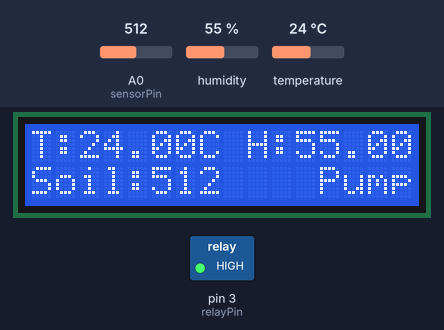
A sketch run on a simulated Arduino Uno, built with avr-gcc and run on an emulated ATmega328P. On the bench: 16×2 character LCD, switched loads named in the sketch (green lamp = pin HIGH). Inputs (shaded band) come from the test bench; at power-on: A0 (sensorPin) = 512, humidity 55 %, temperature 24 °C. What the sketch prints to the serial monitor is not drawn.

Above: at 3.2 s.
3.3 s: A0 (sensorPin) set to 412
At 5.5 s:
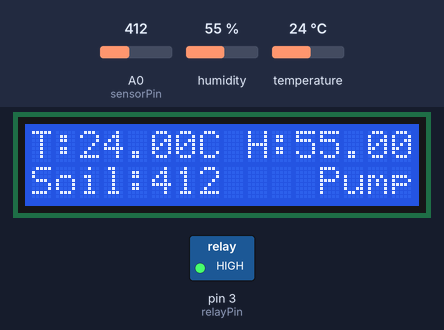
6.0 s: A0 (sensorPin) set to 390
At 6.9 s:
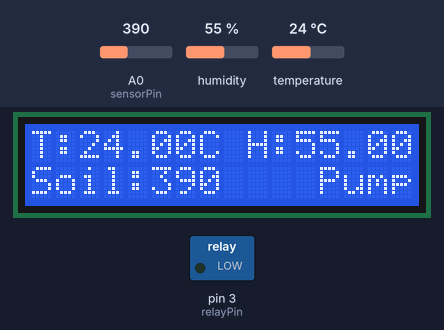
8.7 s: humidity set to 22 %
At 11.0 s:
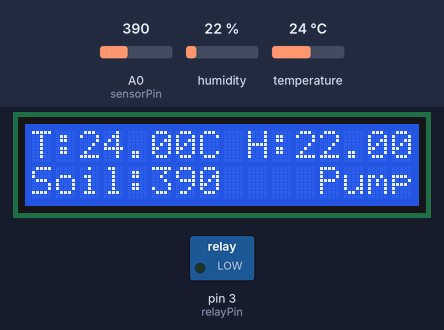
11.7 s: temperature set to 12 °C
At 13.6 s:
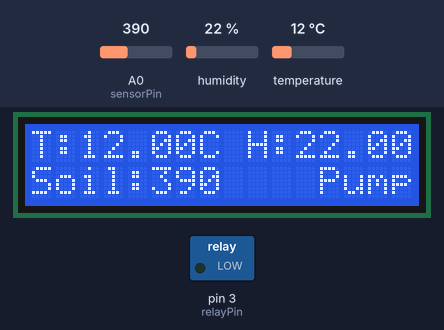
14.4 s: humidity set to 40 %
At 17.5 s:
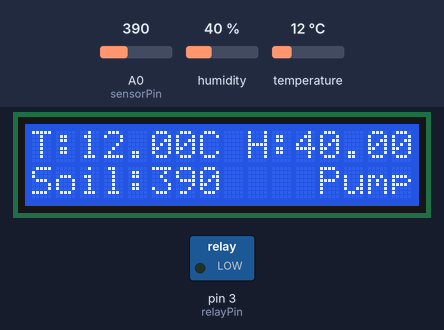
17.8 s: A0 (sensorPin) set to 410
At 19.1 s:
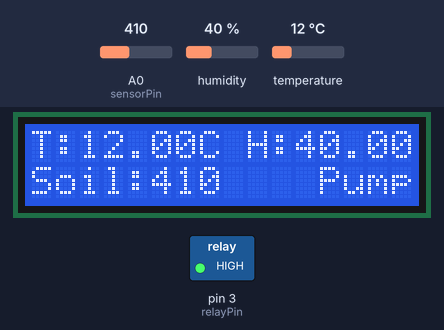
Timing chart, 0 to 20.8 s (numbered marks = the images above; inputs shaded):
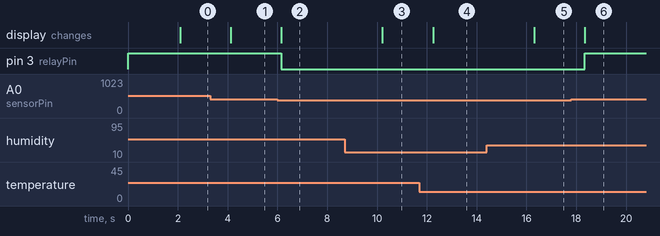

Measured:
- the behaviour switches between 400 and 399 on A0 (sensorPin) (found by bisection; images 1 and 2)
- after the input at 3.3 s, the display: changes after 0.83 s (image 1)
- after the input at 6.0 s, pin 3 (relayPin): HIGH → LOW after 0.16 s; the display: changes after 0.16 s (image 2)
- after the input at 8.7 s, the display: changes after 1.5 s (image 3)
- after the input at 11.7 s, the display: changes after 0.55 s (image 4)
- after the input at 14.4 s, the display: changes after 1.9 s (image 5)
- after the input at 17.8 s, pin 3 (relayPin): LOW → HIGH after 0.54 s; the display: changes after 0.54 s (image 6)

The sketch:

sketch_apr13a.ino
```cpp
// Do not forget to subscribe my YouTube channel ktronic110

#include <LiquidCrystal.h>
#include <DHT.h>

// Pin Configuration
const int relayPin = 3;       // Relay control pin
const int sensorPin = A0;     // Analog pin for soil moisture sensor
const int threshold = 400;    // Moisture threshold

#define DHTPIN 7              // DHT11 data pin
#define DHTTYPE DHT11

// Initialize LCD: RS, E, D4, D5, D6, D7
LiquidCrystal lcd(8, 9, 10, 11, 12, 13);
DHT dht(DHTPIN, DHTTYPE);

void setup() {
  pinMode(relayPin, OUTPUT);
  digitalWrite(relayPin, HIGH); // Initially pump OFF

  Serial.begin(9600);
  dht.begin();
  lcd.begin(16, 2);

  lcd.print("Smart Watering");
  delay(2000);
  lcd.clear();
}

void loop() {
  int sensorValue = analogRead(sensorPin);
  float temperature = dht.readTemperature();
  float humidity = dht.readHumidity();

  Serial.print("Soil Moisture: ");
  Serial.println(sensorValue);
  Serial.print("Temp: ");
  Serial.print(temperature);
  Serial.print(" C, Humidity: ");
  Serial.println(humidity);

  // LCD Line 1: Temp & Humidity
  lcd.setCursor(0, 0);
  lcd.print("T:");
  lcd.print(temperature);
  lcd.print("C H:");
  lcd.print(humidity);
  lcd.print("%");

  // LCD Line 2: Soil + Pump status
  lcd.setCursor(0, 1);
  lcd.print("Soil:");
  lcd.print(sensorValue);

  if (sensorValue < threshold) {
    digitalWrite(relayPin, LOW); // Turn pump ON
    lcd.setCursor(12, 1);
    lcd.print("Pump:ON ");
  } else {
    digitalWrite(relayPin, HIGH); // Turn pump OFF
    lcd.setCursor(12, 1);
    lcd.print("Pump:OFF");
  }

  delay(2000);
}
```
